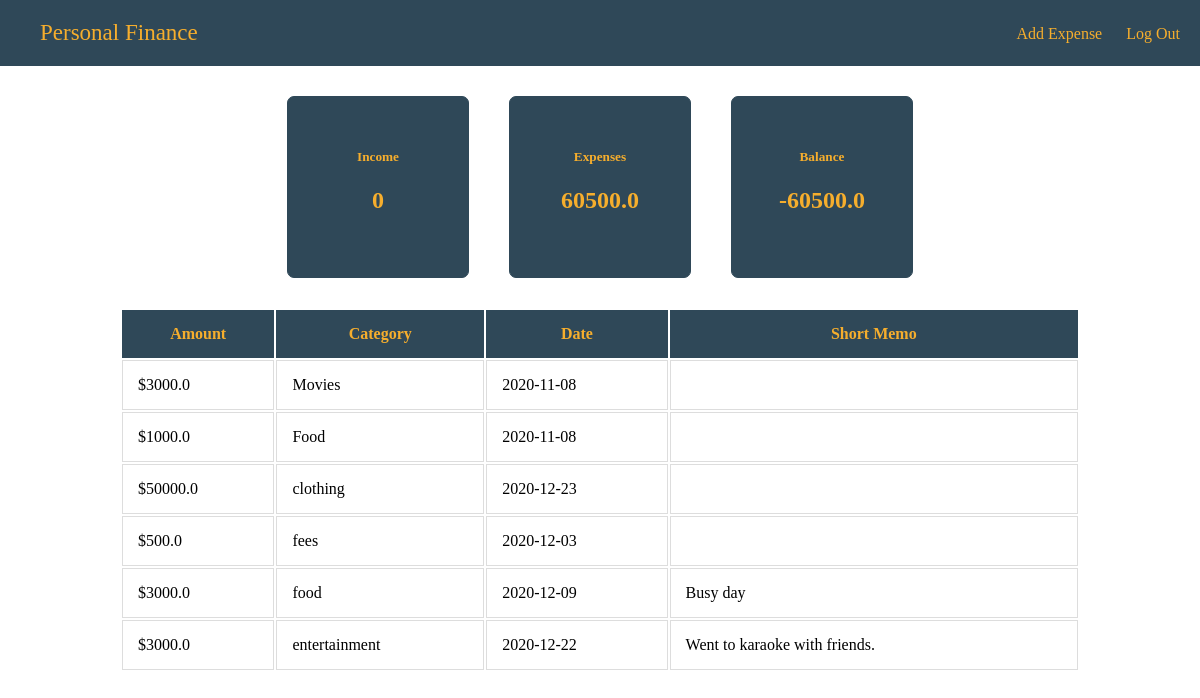
The page / (signed in) on the database its author committed.
### tables this page shows
CREATE TABLE 'expenditure' ('id' integer PRIMARY KEY AUTOINCREMENT NOT NULL, 'amount' double precision, 'category' varchar(100), 'date' date, 'memo' varchar(255) DEFAULT '', 'user_id' integer);

### application.py (the view)
@app.route("/", methods=["GET", "POST"])
@login_required
def index():
    expenses = db.execute("SELECT * FROM expenditure")
    expensesTotal = 0.0     #for stickers
    for expense in expenses:
        expensesTotal = expensesTotal + float(expense["amount"])
    balance = str(0.0 - expensesTotal)
    expensesTotal = str(expensesTotal)
    return render_template("home.html", expenses=expenses, expensesTotal=expensesTotal, balance=balance)

### helpers.py (called while the page is built)
def login_required(f):
    @wraps(f)
    def decorated_function(*args, **kwargs):
        if session.get("user_id") is None:
            return redirect("/login")
        return f(*args, **kwargs)
    return decorated_function

### templates/home.html (shortened to what this page needs)
<!DOCTYPE html>
<html lang="en">
<head>
    <link rel="stylesheet" href="../static/styles.css">
</head>
<body>
    <div id="header">
        <a href="/" id="branding">Personal Finance</a>
        <div class="floatright-group">
            <a href="/expense">Add Expense</a>
            <a href="/logout">Log Out</a>
        </div>
    </div>
    <div id="sticker-board">
        <div class="sticker">
            <h5>Income</h5>
            <h2>0</h2>
        </div>
        <div class="sticker">
            <h5>Expenses</h5>
            <h2>{{expensesTotal}}</h2>
        </div>
        <div class="sticker">
            <h5>Balance</h5>
            <h2>{{balance}}</h2>
        </div>
    </div>
    <div id="transactions">
        <table>
            <thead>
                <tr>
                    <th>Amount</th>
                    <th>Category</th>
                    <th>Date</th>
                    <th>Short Memo</th>
                </tr>
            </thead>
            <tbody>
                {% for expense in expenses %}
                <tr>
                    <td>${{expense["amount"]}}</td>
                    <td>{{expense["category"]}}</td>
                    <td>{{expense["date"]}}</td>
                    <td>{{expense["memo"]}}</td>
                </tr>
                {% endfor %}
            </tbody>
        </table>
    </div>
</body>
</html>

### static/styles.css (style rules this page uses)
body { padding: 0; margin: 0; }
a { text-decoration: none; color: #F6AE2D; }
#header { background-color: #2F4858; padding: 20px; overflow: hidden; }
#header .floatright-group { float: right; margin: 5px 0 0 0; }
#header #branding { font-size: 23px; padding-left: 20px; }
#header .floatright-group a { padding: 0 0 0 20px; }
#sticker-board { display: flex; justify-content: center; margin: 30px 0 30px 0; }
.sticker { background-color: #2F4858; color: #F6AE2D; width: 180px; height: 150px; text-align: center; padding: 30px 0 0 0; margin: 0 20px 0 20px; border: 1px solid #2F4858; border-radius: 7px; }
#transactions { margin: 30px 0 0 0; display: flex; justify-content: center; }
#transactions table { width: 80%; }
#transactions td { border: 1px solid #ddd; padding: 15px 0 15px 15px; }
#transactions th { padding: 15px 0px 15px 0px; background-color: #2F4858; color: #F6AE2D; }

### rows shown on the page
expenditure: amount "3000.0", category "Movies", date "2020-11-08"
expenditure: amount "1000.0", category "Food", date "2020-11-08"
expenditure: amount "50000.0", category "clothing", date "2020-12-23"
expenditure: amount "500.0", category "fees", date "2020-12-03"
expenditure: amount "3000.0", category "food", date "2020-12-09", memo "Busy day"
expenditure: amount "3000.0", category "entertainment", date "2020-12-22", memo "Went to karaoke with friends."

### other values the page prints
{{ expensesTotal }} "60500.0"
{{ balance }} "-60500.0"
